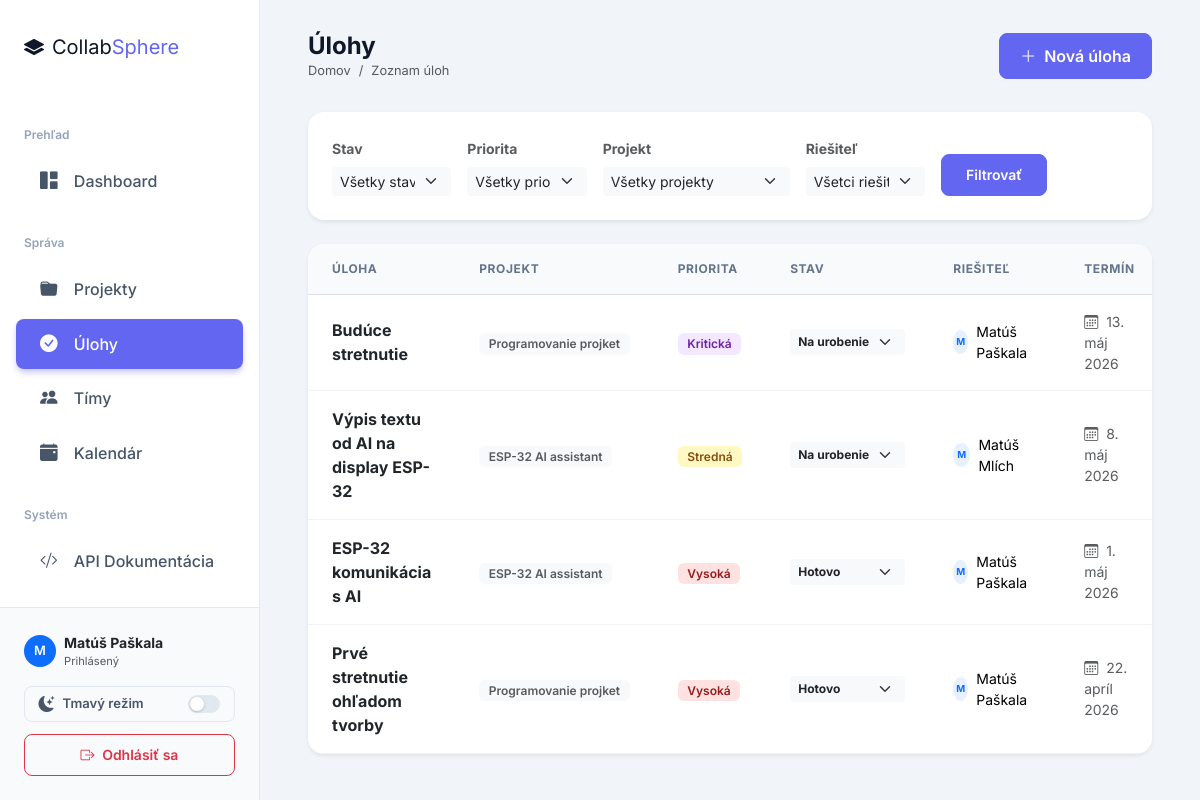
The app's page /tasks/ (signed in) with its own data.
### projects/models.py (models this page shows, shortened)
class Task(models.Model):
    PRIORITY_CHOICES = [
        ('low', 'Nízka'),
        ('medium', 'Stredná'),
        ('high', 'Vysoká'),
        ('critical', 'Kritická'),
    ]
    STATUS_CHOICES = [
        ('todo', 'Na urobenie'),
        ('in_progress', 'V riešení'),
        ('review', 'Na kontrole'),
        ('done', 'Hotovo'),
    ]
    name = models.CharField(max_length=200, verbose_name='Názov')
    description = models.TextField(blank=True, verbose_name='Popis')
    priority = models.CharField(max_length=10, choices=PRIORITY_CHOICES, default='medium', verbose_name='Priorita')
    deadline = models.DateField(null=True, blank=True, verbose_name='Termín')
    status = models.CharField(max_length=15, choices=STATUS_CHOICES, default='todo', verbose_name='Stav')
    project = models.ForeignKey(Project, on_delete=models.CASCADE, related_name='tasks', verbose_name='Projekt')
    assignee = models.ForeignKey(User, on_delete=models.SET_NULL, null=True, blank=True,related_name='tasks', verbose_name='Riešiteľ')
    created_at = models.DateTimeField(auto_now_add=True)
    class Meta:
        verbose_name = 'Úloha'
        verbose_name_plural = 'Úlohy'
        ordering = ['-created_at']

class Project(models.Model):
    STATUS_CHOICES = [
        ('planning', 'Plánovanie'),
        ('active', 'Aktívny'),
        ('on_hold', 'Pozastavený'),
        ('completed', 'Dokončený'),
        ('cancelled', 'Zrušený'),
    ]
    name = models.CharField(max_length=200, verbose_name='Názov')
    description = models.TextField(blank=True, verbose_name='Popis')
    created_at = models.DateTimeField(auto_now_add=True, verbose_name='Dátum vytvorenia')
    deadline = models.DateField(null=True, blank=True, verbose_name='Termín odovzdania')
    status = models.CharField(max_length=20, choices=STATUS_CHOICES, default='planning', verbose_name='Stav')
    team = models.ForeignKey(Team, on_delete=models.SET_NULL, null=True, blank=True,
                             related_name='projects', verbose_name='Tím')
    members = models.ManyToManyField(User, through='Membership', related_name='projects', verbose_name='Členovia')
    class Meta:
        verbose_name = 'Projekt'
        verbose_name_plural = 'Projekty'
        ordering = ['-created_at']

### projects/views.py (the view)
# urls.py: path('tasks/', views.task_list, name='task_list'),
@login_required
def task_list(request):
    is_manager = request.user.groups.filter(name='manager').exists()
    if is_manager:
        tasks = Task.objects.select_related('project', 'assignee')
    else:
        tasks = Task.objects.filter(
            Q(assignee=request.user) | Q(project__members=request.user)
        ).distinct().select_related('project', 'assignee')
    status_f = request.GET.get('status', '')
    priority_f = request.GET.get('priority', '')
    project_f = request.GET.get('project', '')
    assignee_f = request.GET.get('assignee', '')
    if status_f:
        tasks = tasks.filter(status=status_f)
    if priority_f:
        tasks = tasks.filter(priority=priority_f)
    if project_f:
        tasks = tasks.filter(project_id=project_f)
    if assignee_f:
        tasks = tasks.filter(assignee_id=assignee_f)
    projects = Project.objects.all() if is_manager else Project.objects.filter(members=request.user)
    users = User.objects.all() if is_manager else User.objects.filter(projects__in=projects).distinct()
    return render(request, 'tasks/task_list.html', {
        'tasks': tasks,
        'status_f': status_f,
        'priority_f': priority_f,
        'project_f': project_f,
        'assignee_f': assignee_f,
        'status_choices': Task.STATUS_CHOICES,
        'priority_choices': Task.PRIORITY_CHOICES,
        'projects': projects,
        'users': users,
        'is_manager': is_manager,
    })

### templates/tasks/task_list.html (shortened to what this page needs)
{% extends "base.html" %}
{% block page_title %}Úlohy{% endblock %}
{% block breadcrumb %}Zoznam úloh{% endblock %}
{% block topbar_actions %}
{% if is_manager %}
<a href="{% url 'task_create' %}" class="btn btn-primary">
    <i class="bi bi-plus-lg me-2"></i>Nová úloha
</a>
{% endif %}
{% endblock %}
{% block content %}
<div class="card mb-4 border-0 shadow-sm">
    <div class="card-body p-4">
        <form class="row g-3 align-items-end" method="get">
            <div class="col-md-2">
                <label class="form-label small fw-bold text-muted">Stav</label>
                <select name="status" class="form-select form-select-sm bg-light border-0">
                    <option value="">Všetky stavy</option>
                </select>
            </div>
            <div class="col-md-2">
                <label class="form-label small fw-bold text-muted">Priorita</label>
                <select name="priority" class="form-select form-select-sm bg-light border-0">
                    <option value="">Všetky priority</option>
                </select>
            </div>
            <div class="col-md-3">
                <label class="form-label small fw-bold text-muted">Projekt</label>
                <select name="project" class="form-select form-select-sm bg-light border-0">
                    <option value="">Všetky projekty</option>
                </select>
            </div>
            {% if is_manager %}
            <div class="col-md-2">
                <label class="form-label small fw-bold text-muted">Riešiteľ</label>
                <select name="assignee" class="form-select form-select-sm bg-light border-0">
                    <option value="">Všetci riešitelia</option>
                </select>
            </div>
            {% endif %}
            <div class="col-md-auto">
                <button class="btn btn-sm btn-primary px-4" type="submit">Filtrovať</button>
            </div>
        </form>
    </div>
</div>
<div class="card border-0 shadow-sm overflow-hidden">
    <div class="table-responsive">
        <table class="table align-middle mb-0">
            <thead>
                <tr>
                    <th>Úloha</th>
                    <th>Projekt</th>
                    <th>Priorita</th>
                    <th>Stav</th>
                    <th>Riešiteľ</th>
                    <th>Termín</th>
                </tr>
            </thead>
            <tbody>
                {% for t in tasks %}
                <tr>
                    <td>
                        <a href="{% url 'task_detail' t.pk %}" class="text-decoration-none fw-bold text-dark">{{ t.name }}</a>
                    </td>
                    <td>
                        <span class="badge bg-light text-muted border-0">{{ t.project.name }}</span>
                    </td>
                    <td>
                        <span class="badge badge-priority-{{ t.priority }}">{{ t.get_priority_display }}</span>
                    </td>
                    <td>
                        {% if is_manager or t.assignee == request.user %}
                        <form method="post" action="{% url 'task_change_status' t.pk %}" class="d-inline">
                            <select name="status" class="form-select form-select-sm border-0 bg-light fw-bold" style="width:auto; font-size: 0.75rem;" onchange="this.form.submit()">
                                {% for val, label in status_choices %}
                                <option value="{{ val }}" {% if t.status == val %}selected{% endif %}>{{ label }}</option>
                                {% endfor %}
                            </select>
                        </form>
                        {% else %}
                        <span class="badge badge-status-{{ t.status }}">{{ t.get_status_display }}</span>
                        {% endif %}
                    </td>
                    <td>
                        <div class="d-flex align-items-center">
                            {% if t.assignee %}
                                <div class="avatar-xs bg-primary bg-opacity-10 text-primary rounded-circle d-flex align-items-center justify-content-center me-2" style="width: 24px; height: 24px; font-size: 0.6rem; font-weight: 700;">
                                    {{ t.assignee.username|slice:":1"|upper }}
                                </div>
                                <span class="small">{{ t.assignee.get_full_name|default:t.assignee.username }}</span>
                            {% else %}
                                <div class="avatar-xs bg-secondary bg-opacity-10 text-secondary rounded-circle d-flex align-items-center justify-content-center me-2" style="width: 24px; height: 24px; font-size: 0.6rem; font-weight: 700;">
                                    ?
                                </div>
                                <span class="small text-muted">Nepriradené</span>
                            {% endif %}
                        </div>
                    </td>
                    <td>
                        <div class="small text-muted">
                            <i class="bi bi-calendar3 me-1"></i> {{ t.deadline|default:"—" }}
                        </div>
                    </td>
                </tr>
                {% endfor %}
            </tbody>
        </table>
    </div>
</div>
{% endblock %}

### templates/base.html (shortened to what this page needs)
{% load static %}
<!DOCTYPE html>
<html lang="sk">
<head>
    <link rel="stylesheet" href="https://cdnjs.cloudflare.com/ajax/libs/bootstrap/5.3.3/css/bootstrap.min.css">
    <link rel="stylesheet" href="https://cdnjs.cloudflare.com/ajax/libs/bootstrap-icons/1.11.3/font/bootstrap-icons.min.css">
    <link rel="stylesheet" href="{% static 'css/modern.css' %}">
    <link rel="stylesheet" href="{% static 'css/dark.css' %}">
</head>
<body>
<nav class="sidebar" id="sidebar">
    <div class="sidebar-brand">
        <i class="bi bi-layers-fill me-2"></i>Collab<span>Sphere</span>
    </div>
    <div class="pt-2">
        <div class="nav-section">Prehľad</div>
        <a href="{% url 'dashboard' %}" class="nav-link {% if request.resolver_match.url_name == 'dashboard' %}active{% endif %}">
            <i class="bi bi-grid-1x2-fill"></i> Dashboard
        </a>
        <div class="nav-section">Správa</div>
        <a href="{% url 'project_list' %}" class="nav-link {% if 'project' in request.resolver_match.url_name %}active{% endif %}">
            <i class="bi bi-folder-fill"></i> Projekty
        </a>
        <a href="{% url 'task_list' %}" class="nav-link {% if 'task' in request.resolver_match.url_name %}active{% endif %}">
            <i class="bi bi-check-circle-fill"></i> Úlohy
        </a>
        <a href="{% url 'team_list' %}" class="nav-link {% if 'team' in request.resolver_match.url_name %}active{% endif %}">
            <i class="bi bi-people-fill"></i> Tímy
        </a>
        <a href="{% url 'calendar' %}" class="nav-link {% if request.resolver_match.url_name == 'calendar' %}active{% endif %}">
            <i class="bi bi-calendar-event-fill"></i> Kalendár
        </a>
        <div class="nav-section">Systém</div>
        <a href="/api/tasks/" class="nav-link" target="_blank">
            <i class="bi bi-code-slash"></i> API Dokumentácia
        </a>
    </div>
    <div class="sidebar-footer">
        <div class="d-flex align-items-center mb-3">
            <div class="avatar-sm bg-primary text-white rounded-circle d-flex align-items-center justify-content-center me-2" style="width: 32px; height: 32px; font-weight: 600; font-size: 0.8rem;">
                {{ request.user.username|slice:":1"|upper }}
            </div>
            <div class="overflow-hidden">
                <div class="text-dark fw-bold text-truncate small">{{ request.user.get_full_name|default:request.user.username }}</div>
                <div class="text-muted extra-small" style="font-size: 0.7rem;">Prihlásený</div>
            </div>
        </div>
        <button class="theme-toggle-btn" id="themeToggle" title="Prepnúť tému" aria-label="Prepnúť tmavý/svetlý režim">
            <i class="bi bi-moon-stars-fill ttb-icon" id="themeIcon"></i>
            <span class="ttb-label" id="themeLabel">Tmavý režim</span>
            <span class="toggle-track">
                <span class="toggle-thumb"></span>
            </span>
        </button>
        <a href="{% url 'logout' %}" class="btn btn-sm btn-outline-danger w-100">
            <i class="bi bi-box-arrow-right me-1"></i> Odhlásiť sa
        </a>
    </div>
</nav>
<div class="main-content">
    <div class="topbar d-flex align-items-center justify-content-between">
        <div>
            <h6 class="mb-0">{% block page_title %}{% endblock %}</h6>
            <nav aria-label="breadcrumb">
                <ol class="breadcrumb mb-0" style="font-size: 0.8rem;">
                    <li class="breadcrumb-item"><a href="{% url 'dashboard' %}" class="text-decoration-none text-muted">Domov</a></li>
                    <li class="breadcrumb-item active" aria-current="page">{% block breadcrumb %}{% endblock %}</li>
                </ol>
            </nav>
        </div>
        <div class="topbar-actions">
            {% block topbar_actions %}{% endblock %}
        </div>
    </div>
    <div class="content-wrapper">
        {% block content %}{% endblock %}
    </div>
</div>
</body>
</html>

### records on screen
Task: name "Budúce stretnutie", project.name "Programovanie projket", priority "Kritická", status "Na urobenie", assignee.username "M", assignee.get_full_name "Matúš Paškala", deadline "13. máj 2026"
Task: name "Výpis textu od AI na display ESP-32", project.name "ESP-32 AI assistant", priority "Stredná", status "Na urobenie", assignee.username "M", assignee.get_full_name "Matúš Mlích", deadline "8. máj 2026"
Task: name "ESP-32 komunikácia s AI", project.name "ESP-32 AI assistant", priority "Vysoká", status "Hotovo", assignee.username "M", assignee.get_full_name "Matúš Paškala", deadline "1. máj 2026"
Task: name "Prvé stretnutie ohľadom tvorby", project.name "Programovanie projket", priority "Vysoká", status "Hotovo", assignee.username "M", assignee.get_full_name "Matúš Paškala", deadline "22. apríl 2026"

### other values on screen
{{ request.user.username|slice:":1"|upper }} "M"
{{ request.user.get_full_name|default:request.user.username }} "Matúš Paškala"
